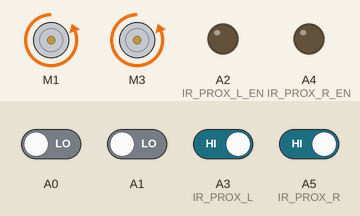
Recording of a sketch running on a simulated Arduino Leonardo, built with avr-gcc and run on an emulated ATmega32U4. Shown: 2 × DC motor (green arrow = forward, orange = backward, longer = faster), output pins drawn as LEDs (lit = HIGH). The test bench sets the inputs (shaded band); at power-on: A3 (IR_PROX_L), A5 (IR_PROX_R) HIGH, A0, A1 LOW.

Above: at 4.2 s.
4.3 s: A0 driven HIGH
At 4.7 s:
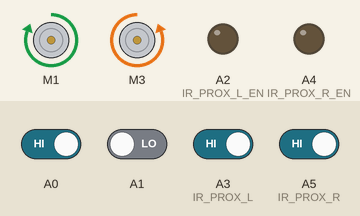
7.8 s: A1 driven HIGH
At 8.2 s:
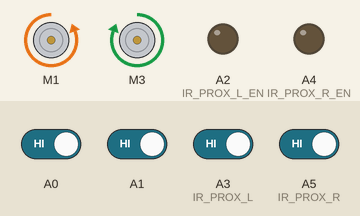
11.3 s: A3 (IR_PROX_L) driven LOW
At 11.53 s:
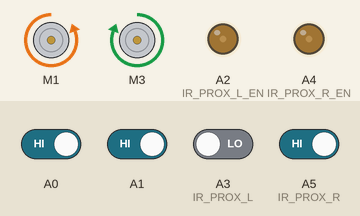
14.8 s: A0 driven LOW
At 15.4 s:
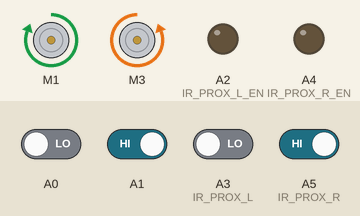
18.4 s: A0 driven HIGH and A1 driven LOW
At 19.6 s:
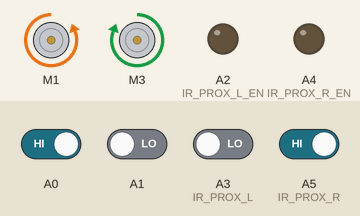
Timing chart, 0 to 23.1 s (numbered marks = the images above; inputs shaded):
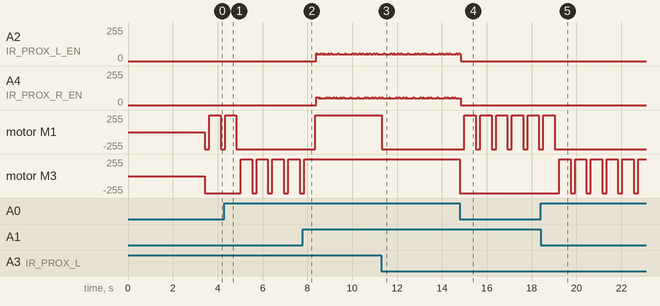

The sketch:

sumobot_class_example_2017.ino
```cpp
/* Mini Sumo Code */
// Written by D. Fong
//
// Compatible with Arduino IDE 1.6.10
// Compatible with Arduino Trinket Pro 5V
//
// Releases:
// v1.00 Initial Release to R-Team Robotics Community

#include "sumosense.h"
#include "motor.h"
#include "edgesensor.h"

// time variable
long cycletime = 0;

enum sumostate {
  IDLESTATE,
  STARTFIVESEC,
  SEARCH,
  EDGEAVOIDLEFT,        // state where sumo detects edge of ring and will try to turn around
  EDGEAVOIDRIGHT };    // state where sumo detects edge of ring and will try to turn around

typedef enum sumostate sumo;
long searchtime = 0;     // time when sumo enters find state
long hunttime = 0;     // time when sumo enters hunt state
long edgetime = 0;

//sumo states
sumo current;
sumo nextstate;

void setup() {
  Serial.begin(9600);  // Initializes serial port
  // Waits for serial port to connect. Needed for Leonardo only
  while ( !Serial ) ;

  motor_init();
  ir_prox_init();

  // start motors in idle/brake
  idle_motor();
}

void loop() {
    cycletime = millis();
    bool edgeleft = false;
    bool edgeright = false;

    // Check if at edge
    update_edge();
    edgeleft = left_edge();
    edgeright = right_edge();
    if (edgeleft == true && current == SEARCH) current = EDGEAVOIDLEFT;
    if (edgeright == true && current == SEARCH) current = EDGEAVOIDRIGHT;

    switch (current) {
        case IDLESTATE:
          //Serial.println("IDLE STATE");
          //idle_motor();
          nextstate = STARTFIVESEC;
          break;
        case STARTFIVESEC:
          //Serial.println("START 5 SEC STATE");
          delay(3400);
          nextstate = SEARCH;
          break;
        case SEARCH:
          if (ir_detect_left == true && ir_detect_right == true) {
            forward(MAXSPEED, MAXSPEED);
          }
          else if (ir_detect_left == true && ir_detect_right == false) {
            rotateleft(MAXSPEED);
          }
          else if (ir_detect_left == false && ir_detect_right == true) {
            rotateright(MAXSPEED);
          }
          else {
            forward(MAXSPEED, MAXSPEED);
          }
          nextstate = SEARCH;
          break;
        case EDGEAVOIDLEFT:
          backward(MAXSPEED, MAXSPEED);
          delay(200);
          rotateright(MAXSPEED);
          delay(500);
          nextstate = SEARCH;
          break;
        case EDGEAVOIDRIGHT:
          backward(MAXSPEED, MAXSPEED);
          delay(200);
          rotateleft(MAXSPEED);
          delay(500);
          nextstate = SEARCH;
          break;
        default:
          nextstate = IDLESTATE;
          break;
    }

    if (current != IDLESTATE) {
      ir_prox_update();
    }

    //Serial.print("Main Loop Time : ");
    //Serial.print(millis() - cycletime);
    //Serial.println("");

    current = nextstate;

}
```

edgesensor.h
```cpp
#ifndef SumoEdge_h
#define SumoEdge_h

#include <QTRSensors.h>

//edge sensor input pins
int EDGE_L = A0;
int EDGE_R = A1;

#define NUM_SENSORS   2    // number of sensors used
#define TIMEOUT       900  // waits for 2500 microseconds for sensor outputs to go low
#define EDGE_DETECT   500  // threshold where edge is detected

// sensors 0 through 7 are connected to digital pins 3 through 10, respectively
QTRSensorsRC qtrrc((unsigned char[]) {A0, A1}, NUM_SENSORS, TIMEOUT);
unsigned int sensorValues[NUM_SENSORS];

void update_edge()
{
  // read raw sensor values
  qtrrc.read(sensorValues);
}

bool left_edge()
{
  if(sensorValues[0] < EDGE_DETECT) return true;
  else return false;

  return false;
}

bool right_edge()
{
  if(sensorValues[1] < EDGE_DETECT) return true;
  else return false;

  return false;
}

#endif // SumoEdge_h
```

motor.h
```cpp
#ifndef Motor_h
#define Motor_h

#include <AFMotor.h>

//Full Motor Speed
#define MAXSPEED 255
//Half Motor Speed
#define HALFSPEED 128
//Quarter Motor Speed
#define QUARTERSPEED 64

AF_DCMotor motor_left(1);
AF_DCMotor motor_right(3);

void motor_init()
{
  // turn on motor
  motor_left.setSpeed(MAXSPEED);
  motor_right.setSpeed(MAXSPEED);
  motor_left.run(RELEASE);
  motor_right.run(RELEASE);
}

void idle_motor()
{
  motor_left.run(RELEASE);
  motor_right.run(RELEASE);
}

void forward(int left_speed, int right_speed)
{
  motor_left.setSpeed(left_speed);
  motor_right.setSpeed(right_speed);
  motor_left.run(FORWARD);
  motor_right.run(FORWARD);
}

void backward(int left_speed, int right_speed)
{
  motor_left.setSpeed(left_speed);
  motor_right.setSpeed(right_speed);
  motor_left.run(BACKWARD);
  motor_right.run(BACKWARD);
}

void rotateleft(int rotate_speed)
{
  motor_left.setSpeed(rotate_speed);
  motor_right.setSpeed(rotate_speed);
  motor_left.run(BACKWARD);
  motor_right.run(FORWARD);
}

void rotateright(int rotate_speed)
{
  motor_left.setSpeed(rotate_speed);
  motor_right.setSpeed(rotate_speed);
  motor_left.run(FORWARD);
  motor_right.run(BACKWARD);
}

#endif // Motor_h
```

sumosense.h
```cpp
#ifndef SumoSense_h
#define SumoSense_h

//IR Proximity Sensor Pin Definition
int IR_PROX_L = A3;    //Left Angle Proximity IR Detect
int IR_PROX_R = A5;     //Front Right Proximity IR Detect
int IR_PROX_L_EN = A2; //Left Angle Proximity IR Enable
int IR_PROX_R_EN = A4;  //Front Right Proximity IR Enable

#define IR_ENABLE_DELAY 1

int detect_ir = 1;

bool ir_detect_left = false;
bool ir_detect_right = false;

void ir_prox_init()
{
  //Init Pins
  pinMode(IR_PROX_R, INPUT);
  pinMode(IR_PROX_L, INPUT);
  pinMode(IR_PROX_R_EN, OUTPUT);
  pinMode(IR_PROX_L_EN, OUTPUT);

  //Set Pins to Default States
  digitalWrite(IR_PROX_L_EN, LOW);
  digitalWrite(IR_PROX_R_EN, LOW);
}

void ir_prox_update()
{
  detect_ir = 0;
  ir_detect_left = false;
  ir_detect_right = false;

  digitalWrite(IR_PROX_L_EN, HIGH);
  delay(IR_ENABLE_DELAY);
  if(digitalRead(IR_PROX_L) == LOW) {
    detect_ir = detect_ir + 1;
    ir_detect_left = true;
  }
  digitalWrite(IR_PROX_L_EN, LOW);

  digitalWrite(IR_PROX_R_EN, HIGH);
  delay(IR_ENABLE_DELAY);
  if(digitalRead(IR_PROX_R) == LOW) {
    detect_ir = detect_ir + 4;
    ir_detect_right = true;
  }
  digitalWrite(IR_PROX_R_EN, LOW);

}


#endif // SumoSense_h
```

Measured:
- after the input at 4.3 s, motor M1: goes on until 4.8 s, then stays backward 255/255; motor M3: alternates forward 255/255 for 0.50 s and backward 255/255 for 0.20 s, starting after 0.73 s
- after the input at 7.8 s, motor M1: backward 255/255 → forward 255/255 after 0.56 s; motor M3: goes on until 7.9 s, then stays forward 255/255
- after the input at 11.3 s, motor M1: forward 255/255 → backward 255/255 at once
- after the input at 14.8 s, motor M1: alternates forward 255/255 for 0.50 s and backward 255/255 for 0.20 s, starting after 0.20 s; motor M3: forward 255/255 → backward 255/255 at once
- after the input at 18.4 s, motor M1: goes on until 19.0 s, then stays backward 255/255; motor M3: alternates forward 255/255 for 0.50 s and backward 255/255 for 0.20 s, starting after 0.83 s
